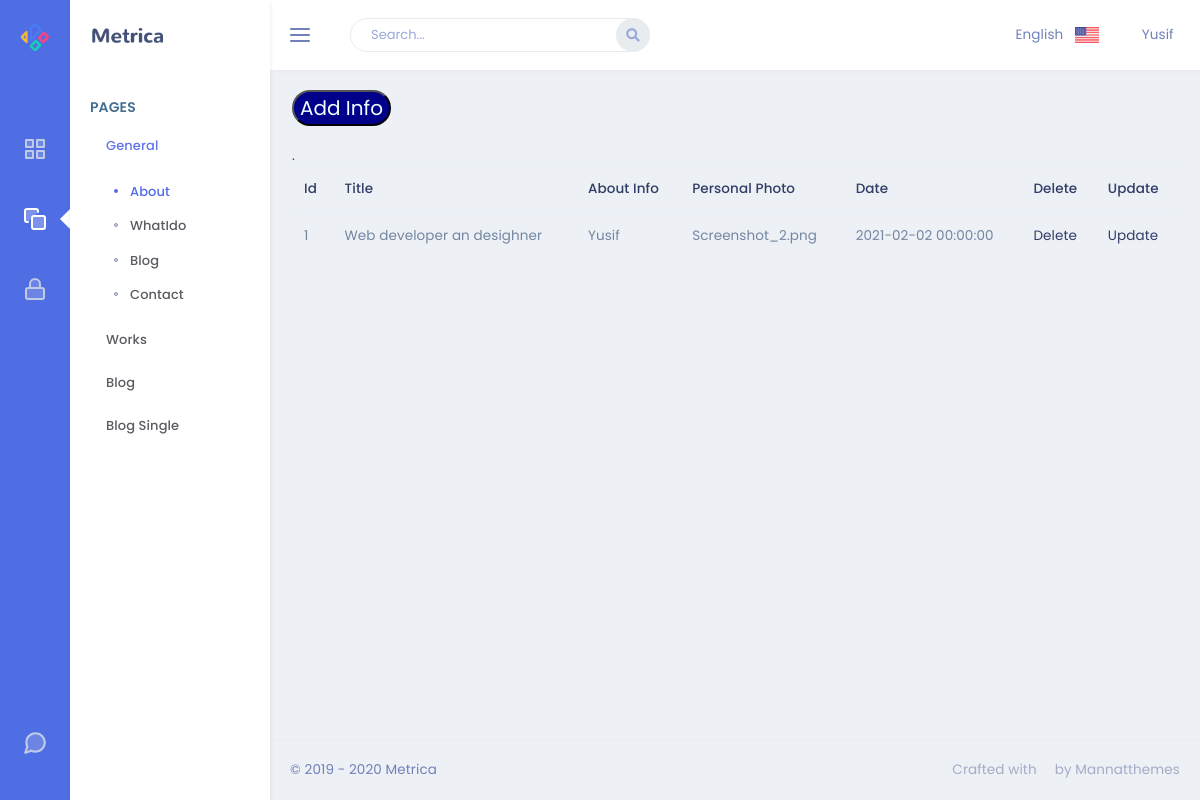
Before: /admin/about with the older database file.
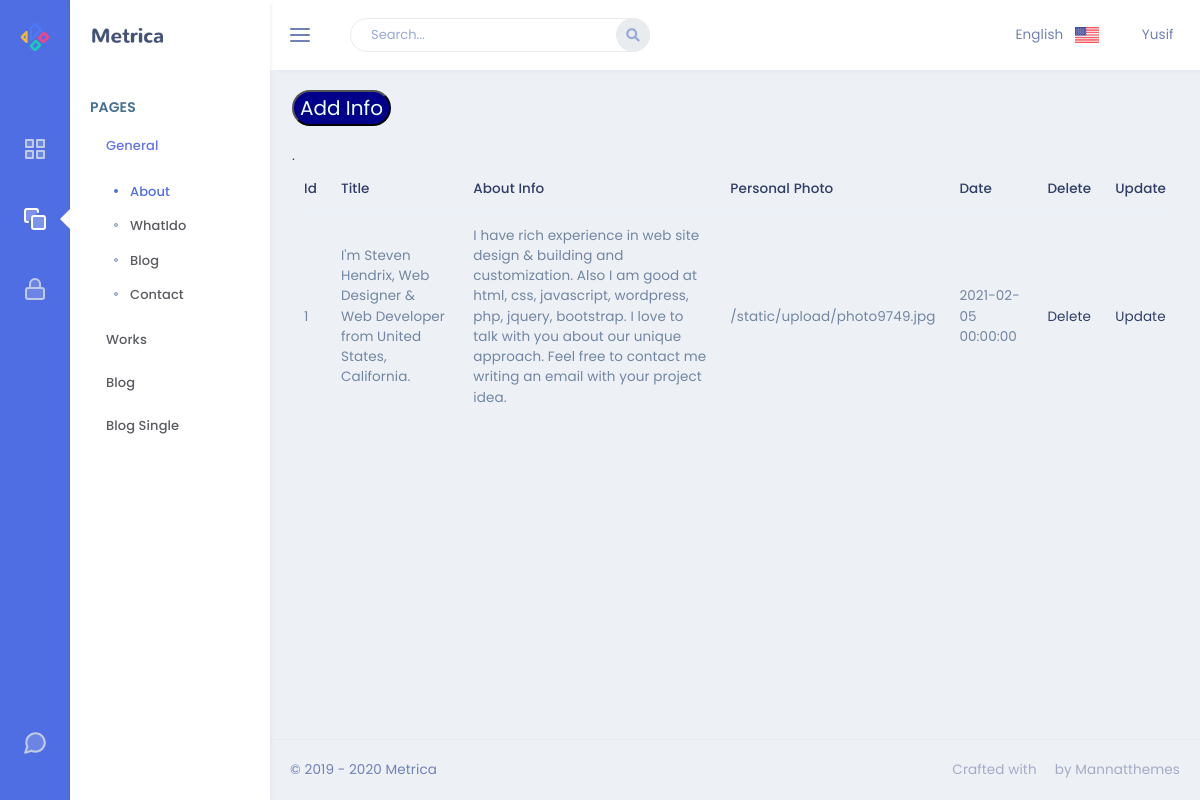
After: the same page with the newer database file.
### app/models.py (models this page shows)
class About(db.Model):
    id = db.Column(db.Integer, primary_key=True)
    about_title = db.Column(db.String(80), nullable=False)
    about_img = db.Column(db.String(50), nullable=False)
    about_content = db.Column(db.Text, nullable=False)
    about_date = db.Column(db.DateTime)

### admin/routes.py (the view)
@admin.route('/about')
def about():
    about = About.query.all()
    return render_template('About/about.html',about=about)

### admin/templates/About/about.html
{% extends "layout.html" %}
{% block content %}
<form action="/admin/about/add">
<button type="submit" style="background-color: darkblue; border-radius:25px; color:azure; margin:20px auto; font-size: 20px;">
    Add Info
</button>
</form>
<table class="table">
    <thead>
      <tr>
        <th scope="col">Id</th>
        <th scope="col">Title</th>
        <th scope="col">About Info</th>
        <th scope="col">Personal Photo</th>
        <th scope="col">Date</th>
        <th scope="col">Delete</th>
        <th scope="col">Update</th>
      </tr>
    </thead>
    <tbody>.
      {% for object in about %}
      <tr>
        <td>{{object.id}}</td>
        <td>{{object.about_title}}</td>
        <td>{{object.about_content}}</td>
        <td>{{object.about_img}}</td>
        <td>{{object.about_date}}</td>
        <td><a href="/admin/about/delete/{{object.id}}">Delete</a></td>
        <td><a href="/admin/about/update/{{object.id}}">Update</a></td>
      </tr>
      {% endfor %}
    </tbody>
  </table>
{% endblock %}

Changed rows visible on the page:
changed About id 1: about_title "Web developer an desighner" → "I'm Steven Hendrix, Web Designer & Web Developer from United States, California."; about_content "Yusif" → "I have rich experience in web site design & building and customization. Also I am good at html, css, javascript, wordpress, php, jquery, bootstrap. I love to talk with you about our unique approach. Feel free to contact me writing an email with your project idea."; about_img "Screenshot_2.png" → "/static/upload/photo9749.jpg"; about_date "2021-02-02 00:00:00" → "2021-02-05 00:00:00"
